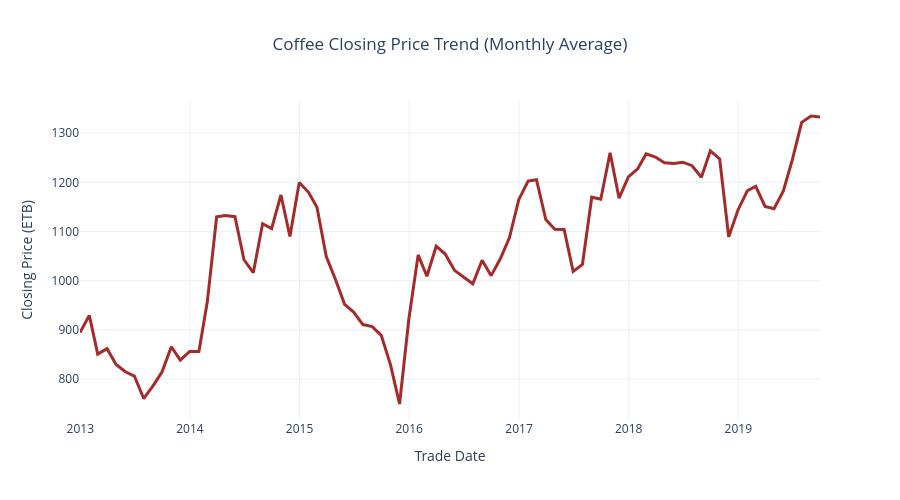

Source (notebook cell):
### Markdown cell above
show Coffee Closing Price Trend (Monthly Average)

### Code cell
# 4. Sort chronologically by date
df_cleaned = df_cleaned.sort_values("Trade Date")

# 5. Aggregate data by Month using average closing price
df_monthly = (
    df_cleaned.set_index("Trade Date")
    .resample("ME")["Closing Price"]
    .mean()
    .reset_index()
)

# 6. Create the Plotly line chart
fig_closing = px.line(
    df_monthly,
    x="Trade Date",
    y="Closing Price",
    title="Closing Price Trend Over Time",
    labels={
        "Trade Date": "Trade Date",
        "Closing Price": "Closing Price (ETB)",
    },
)

# 7. Improve graph layout and styling
fig_closing.update_layout(
    template="plotly_white",
    title={
        "text": "Coffee Closing Price Trend (Monthly Average)",
        "x": 0.5,
        "xanchor": "center",
    },
    xaxis_title="Trade Date",
    yaxis_title="Closing Price (ETB)",
    hovermode="x unified",
    height=500,
)

# 8. Set coffee-brown line styling
fig_closing.update_traces(line=dict(color="#A52A2A", width=3), mode="lines")

# 9. Render the plot in Jupyter Notebook
fig_closing.show()
